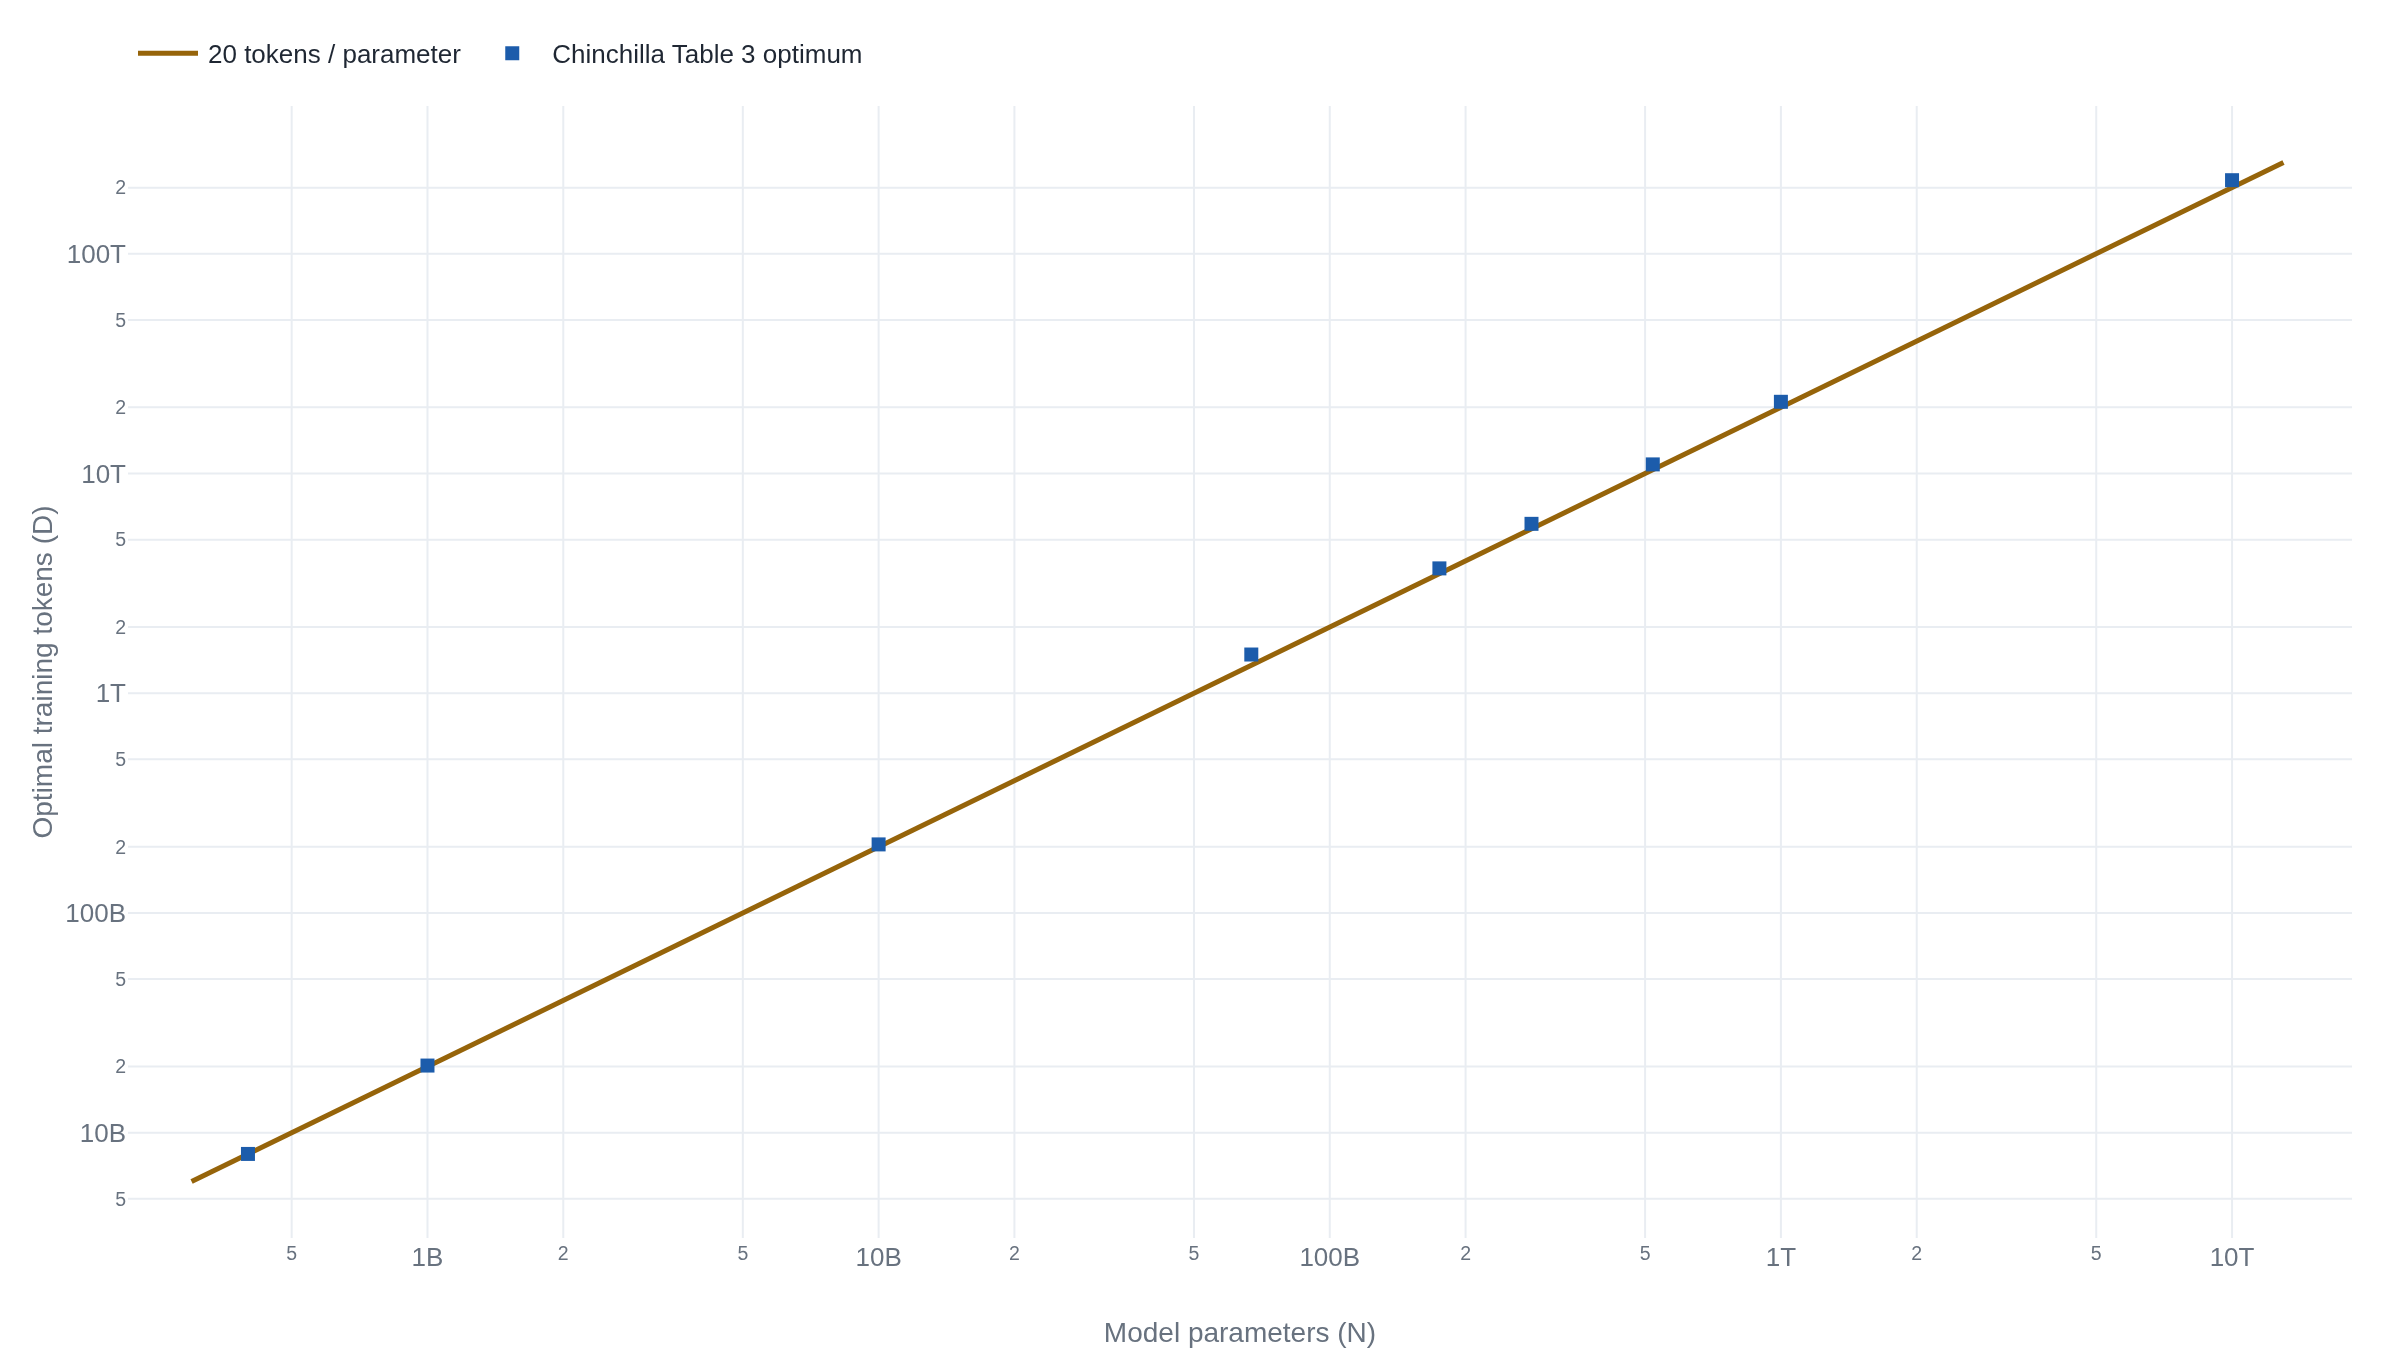

Source code (Python):
import plotly.graph_objects as go

# Source: Hoffmann et al. 2022, "Training Compute-Optimal Large Language Models"
# (arXiv:2203.15556), Table 3, "Estimated optimal training FLOPs and training
# tokens for various model sizes" (Section 3.4). Every point below is a published
# value from that table. No point is fitted or invented.
params = [4.0e8, 1.0e9, 1.0e10, 6.7e10, 1.75e11, 2.8e11, 5.2e11, 1.0e12, 1.0e13]
tokens = [8.0e9, 20.2e9, 205.1e9, 1.5e12, 3.7e12, 5.9e12, 11.0e12, 21.2e12, 216.2e12]

# Reference line: exactly 20 training tokens per parameter. This is the paper's
# stated rule of thumb, drawn as a guide, not a fit to the points.
line_x = [3.0e8, 1.3e13]
line_y = [20.0 * x for x in line_x]

fig = go.Figure()
fig.add_trace(
    go.Scatter(
        name="20 tokens / parameter",
        x=line_x,
        y=line_y,
        mode="lines",
    )
)
fig.add_trace(
    go.Scatter(
        name="Chinchilla Table 3 optimum",
        x=params,
        y=tokens,
        mode="markers",
    )
)
fig.update_layout(
    xaxis_title="Model parameters (N)",
    yaxis_title="Optimal training tokens (D)",
)
fig.update_xaxes(type="log")
fig.update_yaxes(type="log")
